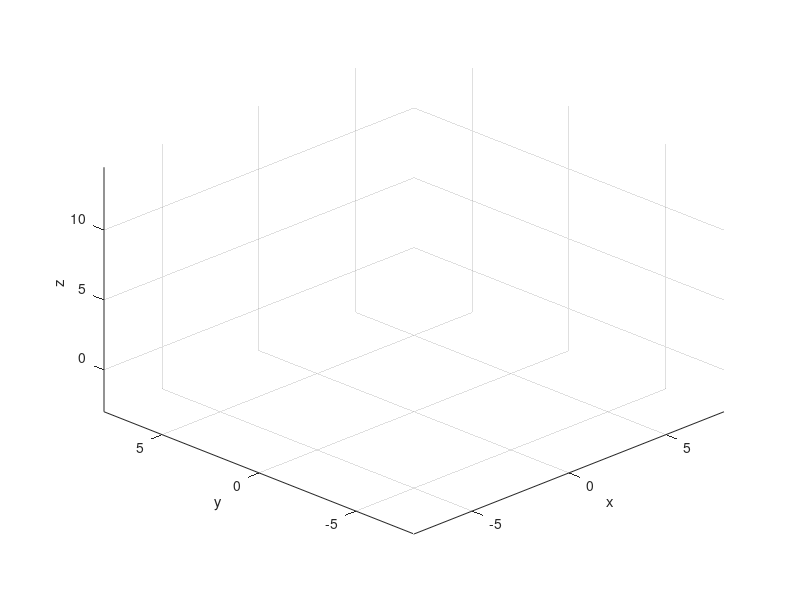

The MATLAB script that drew this image: (Note: this script raises an error after producing the figure.)
function initializeDhAxes

% Begin: Setup for this stand alone version that will not go into the GUI.
close all
handles.axes_arm = axes;
handles.user.jointAngles = [0 90 0 -90 90]; % Home position.
%  End : Setup for this stand alone version that will not go into the GUI.



% Begin: Code that can go into your GUI's opening function.
clc

% Prepare the arm axes
view(handles.axes_arm, [-50 -50 50]);
axis(handles.axes_arm, [-8 8 -8 8 -3 14.5]);
grid on
xlabel('x')
ylabel('y')
zlabel('z')

% Create vertices for all the patches
makeLink0(handles.axes_arm, [.5 .5 .5]);  % Doesn't move. No handles needed.
% Save handles to the patch objects.
% Save references to the vertices of each patch, make points 4x1 not 3x1.
handles.user.link1Patch = makeLink1(handles.axes_arm, [.9 .9 .9]);
handles.user.link1Vertices = get(handles.user.link1Patch, 'Vertices')';
handles.user.link1Vertices(4,:) = ones(1, size(handles.user.link1Vertices,2));
handles.user.link2Patch = makeLink2(handles.axes_arm, [.9 .9 .9]);
handles.user.link2Vertices = get(handles.user.link2Patch, 'Vertices')';
handles.user.link2Vertices(4,:) = ones(1, size(handles.user.link2Vertices,2));
handles.user.link3Patch = makeLink3(handles.axes_arm, [.9 .9 .9]);
handles.user.link3Vertices = get(handles.user.link3Patch, 'Vertices')';
handles.user.link3Vertices(4,:) = ones(1, size(handles.user.link3Vertices,2));
handles.user.link4Patch = makeLink4(handles.axes_arm, [.9 .9 .9]);
handles.user.link4Vertices = get(handles.user.link4Patch, 'Vertices')';
handles.user.link4Vertices(4,:) = ones(1, size(handles.user.link4Vertices,2));
handles.user.link5Patch = makeLink5(handles.axes_arm, [.95 .95 0]);
handles.user.link5Vertices = get(handles.user.link5Patch, 'Vertices')';
handles.user.link5Vertices(4,:) = ones(1, size(handles.user.link5Vertices,2));
% End: Code that can go into your GUI's opening function.

updateArm('unused', handles);

end

function updateArm(hObject, handles)

% TODO: Make sure the handles.user.jointAngles values are set.

% TODO: Create the five homogeneous transformation matrices.

% TODO: Use the A matricies to form the T0_n matricies.
% T0_1 = 
% T0_2 = 
% T0_3 = 
% T0_4 = 
% T0_5 = 

% TODO: Use the T matricies to transform the patch vertices
% link1verticesWRTground = T0_1 * handles.user.link1Vertices;
% link2verticesWRTground = T0_2 * handles.user.link2Vertices;
% link3verticesWRTground = T0_3 * handles.user.link3Vertices;
% link4verticesWRTground = T0_4 * handles.user.link4Vertices;
% link5verticesWRTground = T0_5 * handles.user.link5Vertices;

% TODO: Update the patches with the new vertices
% set(handles.user.link1Patch,'Vertices', link1verticesWRTground(1:3,:)');
% set(handles.user.link2Patch,'Vertices', link2verticesWRTground(1:3,:)');
% set(handles.user.link3Patch,'Vertices', link3verticesWRTground(1:3,:)');
% set(handles.user.link4Patch,'Vertices', link4verticesWRTground(1:3,:)');
% set(handles.user.link5Patch,'Vertices', link5verticesWRTground(1:3,:)');


% Optional code (if you want to display the XYZ of the gripper).
% Update x, y, and z using the gripper (end effector) origin.
% dhOrigin = [0 0 0 1]';
% gripperWRTground = T0_5 * dhOrigin;
% fprintf('(%.3f, %.3f, %.3f)\n', gripperWRTground(1), gripperWRTground(2), gripperWRTground(3));

end
